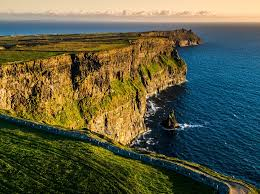
#> input picture download.png, 260 x 194 px
$ python main.py
#> lines starting #> are read from the running program, lines starting #| are printed output that depends on the picture
import cv2
import numpy as np

img = cv2.imread('download.png')
#> img is the input picture: shape (194, 260, 3); mean B, G, R 69.1, 93.4, 91.9
print(img.shape)
#| (194, 260, 3)
cv2.imshow("original", img)
cropped_image = img[80:280, 150:330]
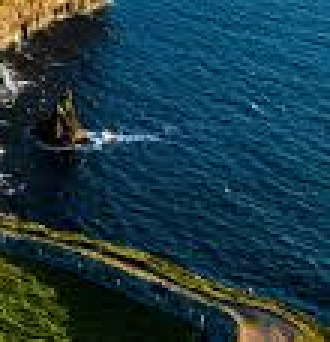
#> cropped_image: shape (114, 110, 3) (shown 3 times larger); mean B, G, R 68.5, 58.3, 27.1

cv2.imshow("cropped", cropped_image)

cv2.imwrite("Cropped Image.jpg", cropped_image)

cv2.waitKey(0)
cv2.destroyAllWindows()
